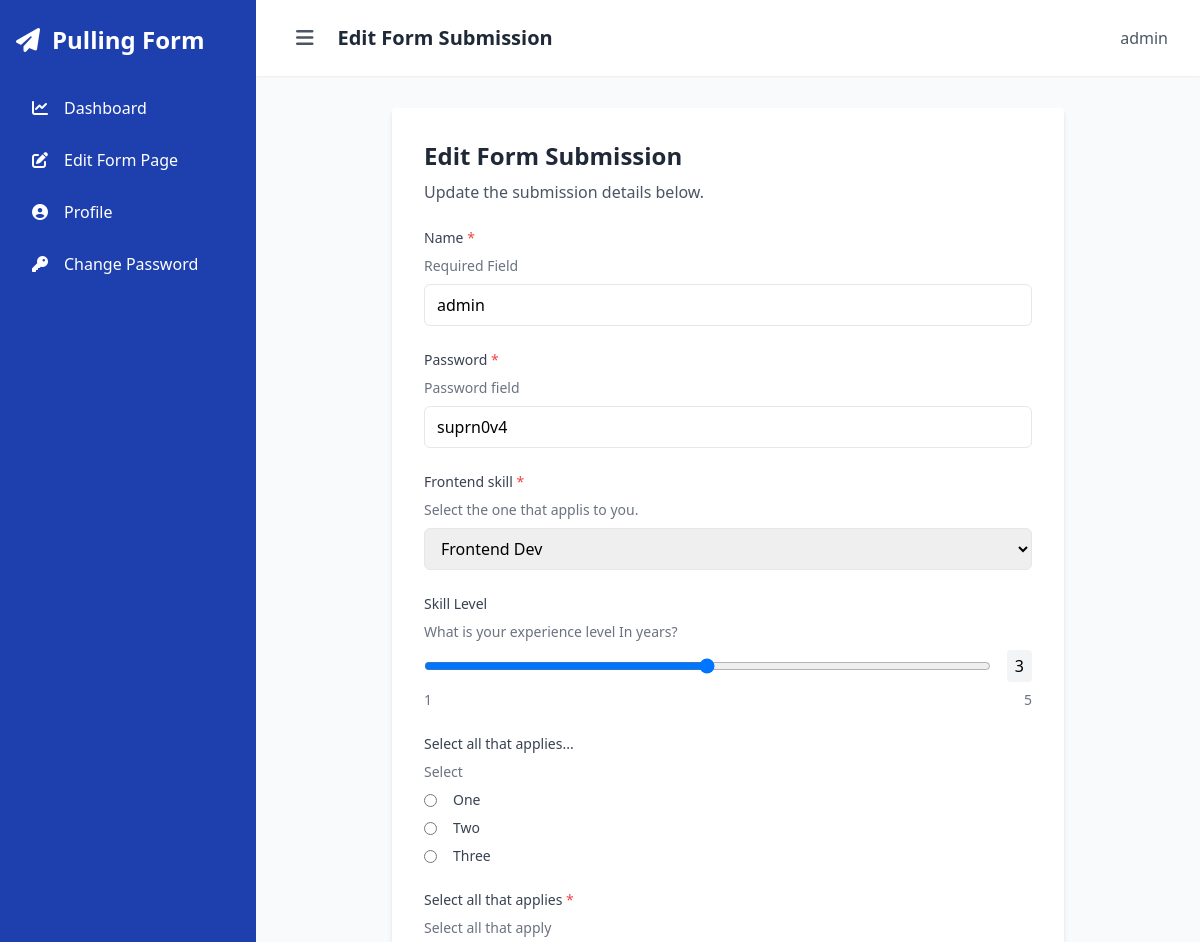
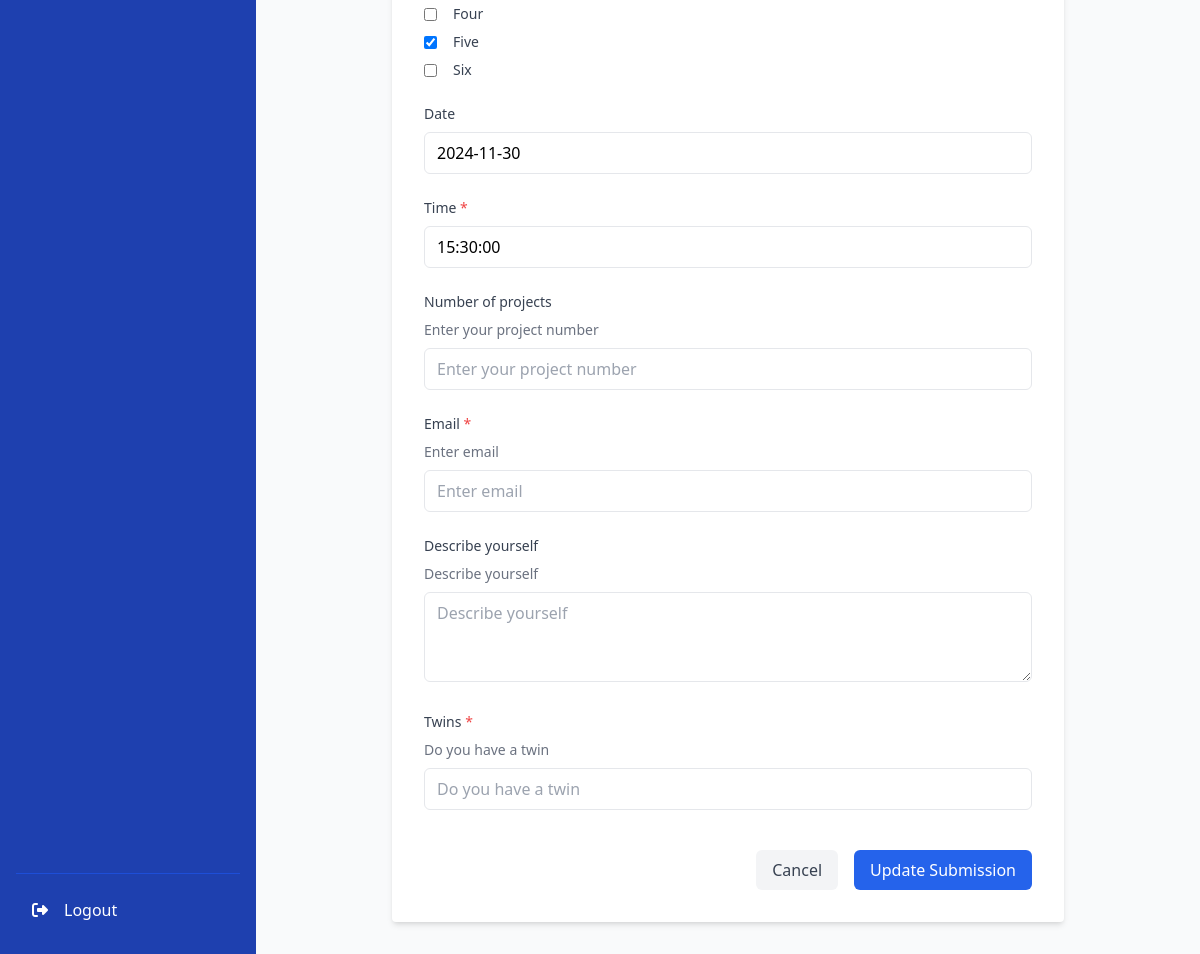
Page /submission/edit/7/ (signed in) on the committed database (2 pictures, top to bottom).
### core/models.py (models this page shows, shortened)
class CustomFormField(models.Model):
    FIELD_TYPES = (
        ('text', 'Text Input'),
        ('textarea', 'Text Area'),
        ('dropdown', 'Dropdown'),
        ('radio', 'Radio Buttons'),
        ('checkbox', 'Checkbox'),
        ('range', 'Range'),
        ('email', 'Email'),
        ('number', 'Number'),
        ('date', 'Date'),
        ('time', 'Time'),
        ('password', 'Password'),
    )
    custom_page = models.ForeignKey(CustomPage, on_delete=models.CASCADE, related_name='form_fields')
    name = models.CharField(max_length=100)
    field_type = models.CharField(max_length=20, choices=FIELD_TYPES)
    required = models.BooleanField(default=False)
    options = models.TextField(blank=True, help_text="Comma-separated options for dropdown, radio, or checkbox")
    placeholder = models.CharField(max_length=255, blank=True)
    min_value = models.IntegerField(null=True, blank=True, validators=[MinValueValidator(0)])
    max_value = models.IntegerField(null=True, blank=True, validators=[MaxValueValidator(1000000)])
    min_length = models.IntegerField(null=True, blank=True, validators=[MinValueValidator(0)])
    max_length = models.IntegerField(null=True, blank=True, validators=[MaxValueValidator(1000)])
    description = models.TextField(blank=True, help_text="Optional description for this form field")
    order = models.PositiveIntegerField(default=0)
    class Meta:
        ordering = ['order']

### core/views.py (the view)
# urls.py: path('submission/edit/<int:submission_id>/', views.edit_form_submission, name='edit_form_submission'),
@login_required
def edit_form_submission(request, submission_id):
    submission = get_object_or_404(
        FormSubmission,
        id=submission_id,
        user_profile=request.user.userprofile
    )
    custom_fields = request.user.custom_page.form_fields.all()
    if request.method == 'POST':
        form = FormSubmissionEditForm(
            request.POST,
            instance=submission,
            custom_fields=custom_fields
        )
        if form.is_valid():
            form.save()
            messages.success(request, "Form submission updated successfully!")
            return redirect('dashboard')
    else:
        form = FormSubmissionEditForm(
            instance=submission,
            custom_fields=custom_fields
        )
    context = {
        'form': form,
        'submission': submission,
        'custom_fields': custom_fields,
    }
    return render(request, 'edit_form_submission.html', context)

### core/templates/edit_form_submission.html (shortened to what this page needs)
{% extends 'dashboard_base.html' %}
{% block header %}Edit Form Submission{% endblock %}
{% block content %}
<div class="max-w-2xl mx-auto bg-white p-8 rounded shadow-md">
    <div class="mb-6">
        <h2 class="text-2xl font-bold text-gray-800">Edit Form Submission</h2>
        <p class="text-gray-600 mt-2">Update the submission details below.</p>
    </div>
    <form method="post" class="space-y-6">
        {% for field in form %}
            <div class="space-y-2">
                <label for="{{ field.id_for_label }}" class="block text-sm font-medium text-gray-700">
                    {{ field.label }}{% if field.field.required %} <span class="text-red-500">*</span>{% endif %}
                </label>
                {% if field.help_text %}
                    <p class="text-sm text-gray-500">{{ field.help_text }}</p>
                {% endif %}
                <div class="mt-1">
                    {% if field.field.widget.input_type == 'range' %}
                        <div class="space-y-2">
                            <div class="flex items-center space-x-4">
                                <input type="range"
                                       name="{{ field.name }}"
                                       id="{{ field.id_for_label }}"
                                       min="{{ field.field.min_value }}"
                                       max="{{ field.field.max_value }}"
                                       value="{{ field.value|default:field.field.min_value }}"
                                       class="w-full"
                                       oninput="document.getElementById('range_value_{{ field.name }}').value = this.value">
                                <output id="range_value_{{ field.name }}"
                                        class="px-2 py-1 bg-gray-100 rounded">{{ field.value|default:field.field.min_value }}</output>
                            </div>
                            <div class="flex justify-between text-sm text-gray-500">
                                <span>{{ field.field.min_value }}</span>
                                <span>{{ field.field.max_value }}</span>
                            </div>
                        </div>
                    {% elif field.field.widget.input_type == 'checkbox' %}
                        <div class="space-y-2">
                            {% for checkbox in field %}
                                <div class="flex items-center">
                                    {{ checkbox.tag }}
                                    <label for="{{ checkbox.id_for_label }}" class="ml-2 text-sm text-gray-700">
                                        {{ checkbox.choice_label }}
                                    </label>
                                </div>
                            {% endfor %}
                        </div>
                    {% elif field.field.widget.input_type == 'radio' %}
                        <div class="space-y-2">
                            {% for radio in field %}
                                <div class="flex items-center">
                                    {{ radio.tag }}
                                    <label for="{{ radio.id_for_label }}" class="ml-2 text-sm text-gray-700">
                                        {{ radio.choice_label }}
                                    </label>
                                </div>
                            {% endfor %}
                        </div>
                    {% elif field.field.widget.input_type == 'select' %}
                        {{ field }}
                    {% elif field.field.widget.input_type == 'textarea' %}
                        {{ field }}
                    {% else %}
                        {{ field }}
                    {% endif %}
                </div>
            </div>
        {% endfor %}
        <div class="flex justify-end space-x-4 pt-4">
            <a href="{% url 'dashboard' %}"
               class="px-4 py-2 bg-gray-100 text-gray-700 rounded-md hover:bg-gray-200 transition-colors">
                Cancel
            </a>
            <button type="submit"
                    class="px-4 py-2 bg-blue-600 text-white rounded-md hover:bg-blue-700 transition-colors">
                Update Submission
            </button>
        </div>
    </form>
</div>
{% endblock %}

### core/templates/dashboard_base.html (shortened to what this page needs)
<!DOCTYPE html>
<html lang="en">
<head>
    <script src="https://cdn.tailwindcss.com"></script>
    <link rel="stylesheet" href="https://cdnjs.cloudflare.com/ajax/libs/font-awesome/6.4.0/css/all.min.css">
</head>
<body class="bg-gray-50">
    <div class="min-h-screen flex">
        <aside id="sidebar" class="sidebar fixed md:static bg-blue-800 text-white h-full z-40 w-64" role="navigation" aria-label="Main navigation">
            <div class="h-screen flex flex-col px-4 py-6">
                <div class="flex items-center justify-between mb-8">
                    <a href="{% url 'home' %}" class="text-2xl font-bold flex items-center focus-visible" aria-label="Go to home">
                        <i class="fas fa-paper-plane mr-3" aria-hidden="true"></i>
                        <span class="sidebar-text">Pulling Form</span>
                    </a>
                </div>
                <nav class="flex-1">
                    <ul class="space-y-3" role="menu">
                        <li role="none">
                            <a href="{% url 'dashboard' %}"
                               class="sidebar-item flex items-center py-2 px-4 rounded-lg {% if request.path == '/dashboard/' %}bg-blue-700{% endif %} hover:bg-blue-700 transition-colors focus-visible"
                               role="menuitem"
                               {% if request.path == '/dashboard/' %}aria-current="page"{% endif %}>
                                <i class="fas fa-chart-line w-5" aria-hidden="true"></i>
                                <span class="ml-3 sidebar-text">Dashboard</span>
                            </a>
                        </li>
                        <li>
                            <a href="{% url 'edit_custom_page' %}" class="flex items-center py-2 px-4 rounded-lg {% if request.path == '/edit-custom-page/' %}bg-blue-700{% endif %} hover:bg-blue-700 transition-colors focus-visible"
                            role="menuitem"
                            {% if request.path == '/edit-custom-page/' %}aria-current="page"{% endif %}>
                                <i class="fas fa-edit w-5"></i>
                                <span class="ml-3">Edit Form Page</span>
                            </a>
                        </li>
                        <li role="none">
                            <a href="{% url 'update_profile' %}"
                               class="sidebar-item flex items-center py-2 px-4 rounded-lg {% if request.path == '/profile/update/' %}bg-blue-700{% endif %} hover:bg-blue-700 transition-colors focus-visible"
                               role="menuitem"
                               {% if request.path == '/profile/update/' %}aria-current="page"{% endif %}>
                                <i class="fas fa-user-circle w-5" aria-hidden="true"></i>
                                <span class="ml-3 sidebar-text">Profile</span>
                            </a>
                        </li>
                        <li role="none">
                            <a href="{% url 'change_password' %}"
                               class="sidebar-item flex items-center py-2 px-4 rounded-lg {% if request.path == '/change_password/' %}bg-blue-700{% endif %} hover:bg-blue-700 transition-colors focus-visible"
                               role="menuitem"
                               {% if request.path == '/change_password/' %}aria-current="page"{% endif %}>
                                <i class="fas fa-key w-5" aria-hidden="true"></i>
                                <span class="ml-3 sidebar-text">Change Password</span>
                            </a>
                        </li>
                    </ul>
                </nav>
                <div class="border-t border-blue-700 pt-4">
                    <a href="{% url 'logout' %}"
                       class="sidebar-item flex items-center py-2 px-4 rounded-lg hover:bg-blue-700 transition-colors focus-visible"
                       role="menuitem">
                        <i class="fas fa-sign-out-alt w-5" aria-hidden="true"></i>
                        <span class="ml-3 sidebar-text">Logout</span>
                    </a>
                </div>
            </div>
        </aside>
        <div class="flex-1 flex flex-col min-h-screen">
            <header class="bg-white shadow-sm sticky top-0 z-30">
                <div class="flex justify-between items-center px-4 md:px-8 py-4">
                    <div class="flex items-center">
                        <button id="sidebarToggle"
                                class="text-gray-600 hover:text-gray-900 focus-visible p-2 rounded-lg"
                                aria-label="Toggle sidebar"
                                aria-expanded="false">
                            <i class="fas fa-bars text-xl" aria-hidden="true"></i>
                        </button>
                        <h1 class="text-xl font-semibold text-gray-800 ml-4">{% block header %}Dashboard{% endblock %}</h1>
                    </div>
                    <div class="flex items-center space-x-4">
                        <span class="text-gray-600">{{ user.username }}</span>
                    </div>
                </div>
            </header>
            <main class="flex-1 p-4 md:p-8" role="main">
                {% block content %}{% endblock %}
            </main>
        </div>
    </div>
</body>
</html>

### core/templates/dashboard_base.html (style rules this page uses)
.sidebar { transition: all 0.3s cubic-bezier(0.4, 0, 0.2, 1); }
.sidebar-item { transition: background-color 0.2s ease, transform 0.2s ease; }

### rows in the picture
CustomFormField: label "Name", help_text "Required Field"
CustomFormField: label "Password", help_text "Password field"
CustomFormField: label "Frontend skill", help_text "Select the one that applis to you."
CustomFormField: label "Skill Level", help_text "What is your experience level In years?", name "3"
CustomFormField: label "Select all that applies...", help_text "Select"
CustomFormField: label "Select all that applies", help_text "Select all that apply"
CustomFormField: label "Date"
CustomFormField: label "Time"
CustomFormField: label "Number of projects", help_text "Enter your project number"
CustomFormField: label "Email", help_text "Enter email"
CustomFormField: label "Describe yourself", help_text "Describe yourself"
CustomFormField: label "Twins", help_text "Do you have a twin"

### other values in the picture
{{ user.username }} "admin"
{{ field.value|default:field.field.min_value }} "3"
{{ field.field.min_value }} "1"
{{ field.field.max_value }} "5"
{{ radio.choice_label }} "One" "Two" "Three"
{{ checkbox.choice_label }} "Four" "Five" "Six"
